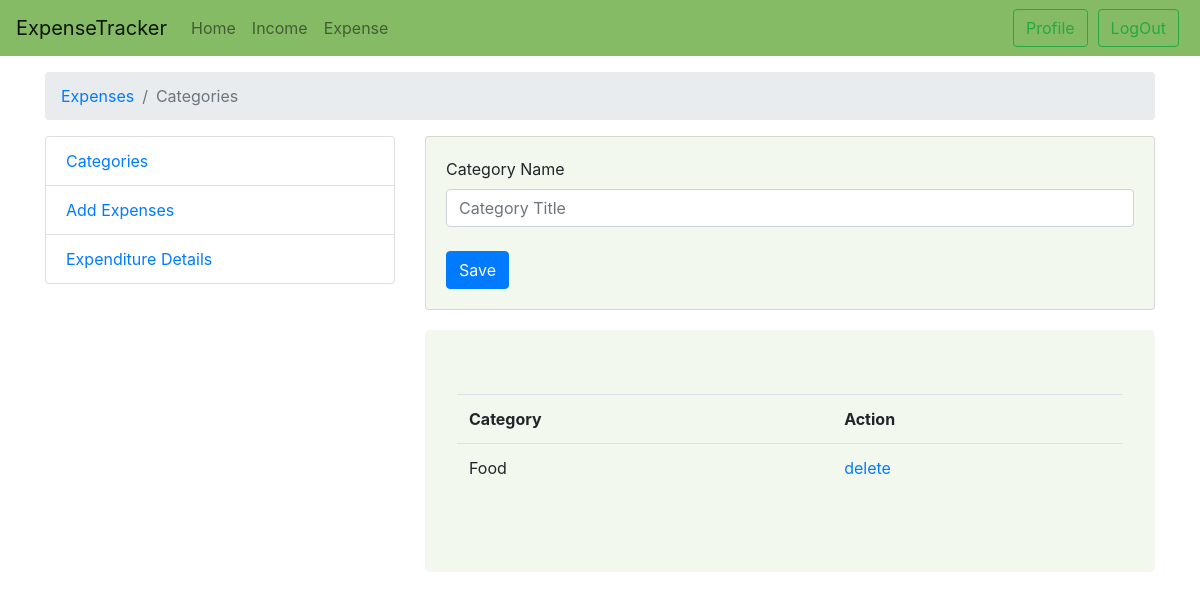
The page /expenses/category/ (signed in) on the database as committed earlier.
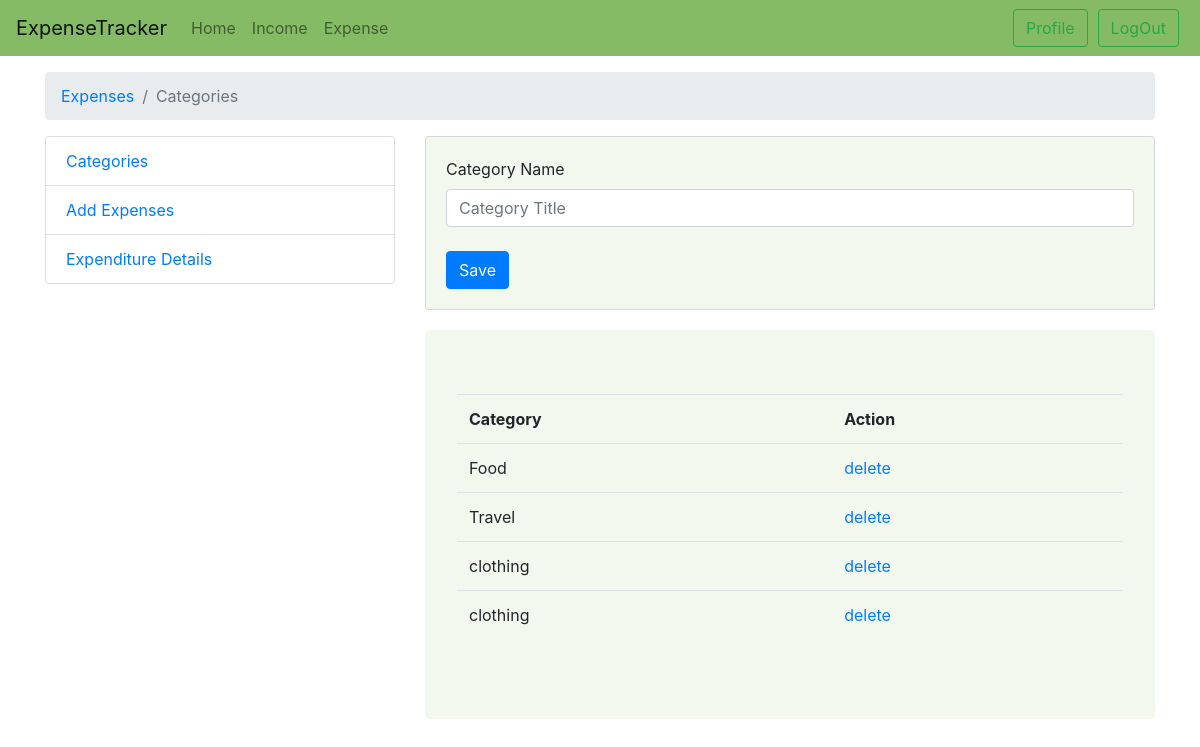
The same page on the database as committed later.
### expenses/models.py (models this page shows, shortened)
class Category(models.Model):
    title = models.CharField(max_length=30)
    user = models.ForeignKey(User, on_delete=models.CASCADE, default=1)

### expenses/views.py (the view, shortened to what this page needs)
# urls.py: path('category/', views.exp_category, name='exp_category'),
@login_required(login_url='/auth_user')
def exp_category(request):  # Category Page
    data = Category.objects.filter(user_id=request.user.id)
    if request.method == 'GET':
        context = {
            'data': data
        }
        return render(request, 'expenses/exp_category.html', context)

### templates/expenses/exp_category.html (shortened to what this page needs)
{% extends 'master/base.html' %}
{% block 'content' %}
<div class="container pt-3">
      <nav aria-label="breadcrumb">
        <ol class="breadcrumb">
          <li class="breadcrumb-item"><a href="{% url 'expenses_home' %}">Expenses</a></li>
          <li class="breadcrumb-item active" aria-current="page">Categories</li>
        </ol>
      </nav>
    <div class="row">
        {% include 'partials/sidebar.html' %}
        <div class="col-md-8">
            <div class="card card-body"style="background: rgba(133, 187, 101, 0.1); margin-bottom:20px;">
                    <form method="post" action="{%  url 'exp_category' %}">
                        <label>Category Name</label>
                        <input type="text" name="title" class="form-control" placeholder="Category Title">
                        <br>
                        <button type="submit" class="btn btn-primary">Save</button>
                    </form>
            </div>
<div class="jumbotron" style="background: rgba(133, 187, 101, 0.1);">
    <table class="table table-hover">
        <th>Category</th>
        <th>Action</th>
        {% for d in data %}
            <tr>
                <td>{{d.title}}</td>
                <td><a href="#" onclick="_delete('{% url 'category_delete' d.id %}')">delete</a></td>
            </tr>
        {% endfor %}
    </table>
</div>
        </div>
    </div>
</div>
{% endblock %}

### templates/master/base.html (shortened to what this page needs)
<!DOCTYPE html>
{% load static %}
<html lang="en">
<head>
    <link rel="stylesheet" href="https://maxcdn.bootstrapcdn.com/bootstrap/4.0.0/css/bootstrap.min.css">
</head>
<body>
  <nav class="navbar sticky-top navbar-expand-lg navbar-light" style="background-color:#85bb65; background: rgba(133, 187, 101);">
    <a class="navbar-brand" href="{% url 'dashboard' %}">ExpenseTracker</a>
        <div class="collapse navbar-collapse" id="navbarTogglerDemo02">
          <ul class="navbar-nav mr-auto mt-2 mt-lg-0">
            <li class="nav-item">
              <a class="nav-link" href="{% url 'home' %}">Home</a>
            </li>
            <li class="nav-item">
              <a class="nav-link" href="{% url 'income_home' %}">Income <span class="sr-only">(current)</span></a>
            </li>
            <li class="nav-item">
              <a class="nav-link" href="{% url 'expenses_home' %}">Expense</a>
            </li>
          </ul>
          <a href="{% url 'profile' %}"><button class="btn btn-outline-success my-2 my-sm-0" style="margin:5px;" type="submit">Profile</button></a>
          <a href="{% url 'logout' %}"><button class="btn btn-outline-success my-2 my-sm-0" style="margin:5px;" type="submit">LogOut</button></a>
        </div>
    </nav>
    {% block 'content' %}
    {% endblock %}
</body>
</html>

### templates/partials/sidebar.html
<div class="col-md-4" style="margin-bottom: 20px;">
            <ul class="list-group">
                <li class="list-group-item"><a href="{% url 'exp_category' %}">Categories</a></li>
                <li class="list-group-item"><a href="{% url 'exp_create' %}">Add Expenses</a></li>
                <li class="list-group-item"><a href="/expenses/">Expenditure Details</a></li>
            </ul>
</div>

Rows that differ between the two databases and show on the page:
added Category: title "Travel"
added Category: title "clothing"
added Category: title "clothing"
